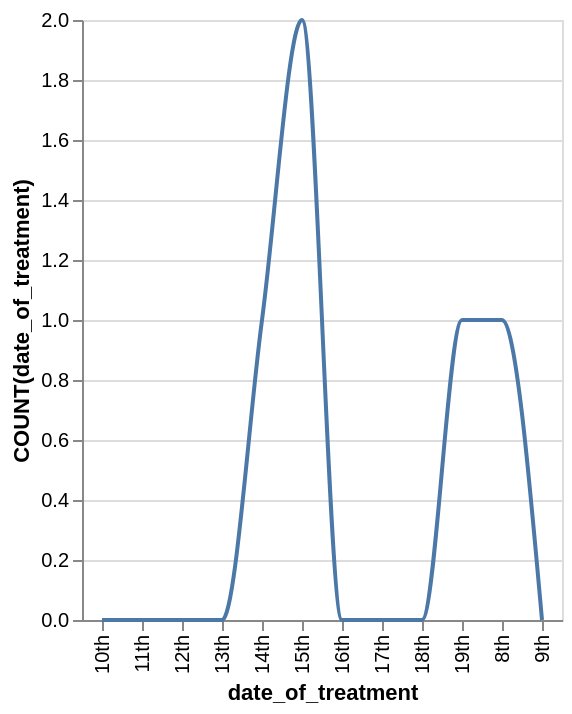

Describe this chart as a Vega-Lite specification.
### Vega-Lite specification from a JSON file in a GitHub repository (floating-point values rounded to 4 significant figures)
{"data": {"values": [{"x_data": "8th", "y_data": 1}, {"x_data": "9th", "y_data": 0}, {"x_data": "10th", "y_data": 0}, {"x_data": "11th", "y_data": 0}, {"x_data": "12th", "y_data": 0}, {"x_data": "13th", "y_data": 0}, {"x_data": "14th", "y_data": 1}, {"x_data": "15th", "y_data": 2}, {"x_data": "16th", "y_data": 0}, {"x_data": "17th", "y_data": 0}, {"x_data": "18th", "y_data": 0}, {"x_data": "19th", "y_data": 1}]}, "mark": {"type": "line", "interpolate": "monotone"}, "encoding": {"x": {"field": "x_data", "type": "nominal", "title": "date_of_treatment", "sort": "ascending"}, "y": {"field": "y_data", "type": "quantitative", "title": "COUNT(date_of_treatment)"}}}
